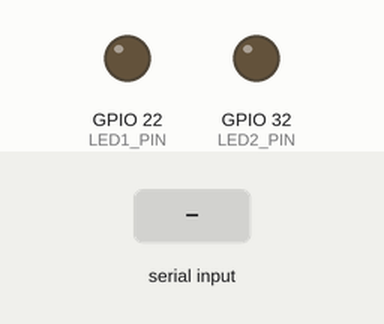
This sketch was run on a simulated ESP32. On the bench: output pins drawn as LEDs (lit = HIGH). Inputs (shaded band) come from the test bench.

Above: at 1.2 s.
1.3 s: "0\n" received over Serial
At 2.2 s:
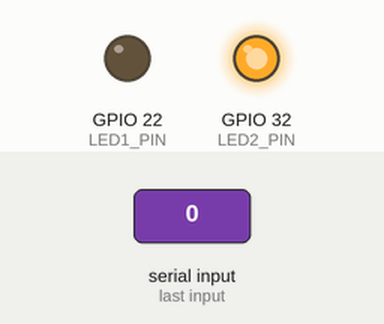
2.8 s: "1\n" received over Serial
At 3.4 s:
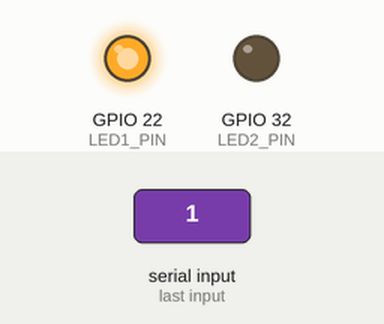
Timing chart, 0 to 5.8 s (numbered marks = the images above; inputs shaded):
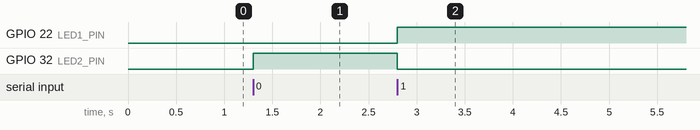

Measured:
- after the input at 1.3 s, GPIO 32 (LED2_PIN): LOW → HIGH at once
- after the input at 2.8 s, GPIO 22 (LED1_PIN): LOW → HIGH at once; GPIO 32 (LED2_PIN): HIGH → LOW at once

The sketch:

LED_control.ino
```cpp
#define LED1_PIN 22
#define LED2_PIN 32

void setLed12(int cmd) {
  if(cmd == 0) {
    digitalWrite(LED1_PIN, LOW);
    digitalWrite(LED2_PIN, HIGH);
  } else if (cmd == 1) {
    digitalWrite(LED1_PIN, HIGH);
    digitalWrite(LED2_PIN, LOW);
  }
}
void setup() {
  pinMode(LED1_PIN,OUTPUT);
  pinMode(LED2_PIN,OUTPUT);
  Serial.begin(9600);
}

void loop() {
  int cmd;

  if (Serial.available() > 0) {
    cmd = Serial.parseInt();

    if (Serial.read() == '\n') {
      setLed12(cmd);
    }
  }
}
```
